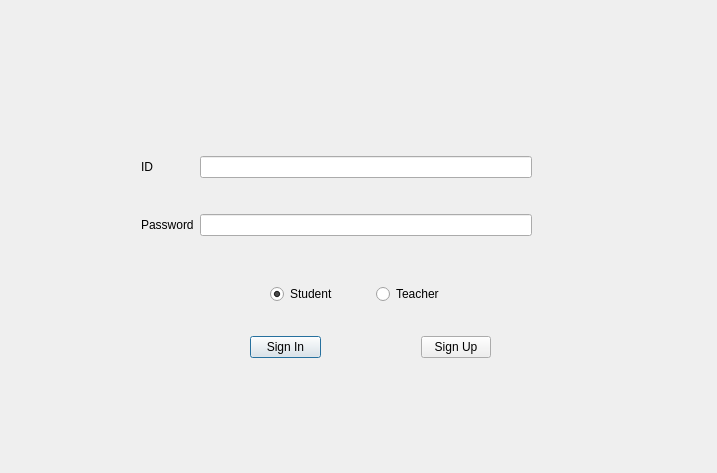
<?xml version="1.0" encoding="UTF-8"?>
<ui version="4.0">
 <class>Login</class>
 <widget class="QDialog" name="Login">
  <property name="geometry">
   <rect>
    <x>0</x>
    <y>0</y>
    <width>717</width>
    <height>473</height>
   </rect>
  </property>
  <property name="windowTitle">
   <string>Login</string>
  </property>
  <widget class="QWidget" name="">
   <property name="geometry">
    <rect>
     <x>270</x>
     <y>280</y>
     <width>206</width>
     <height>29</height>
    </rect>
   </property>
   <layout class="QHBoxLayout" name="horizontalLayout">
    <item>
     <widget class="QRadioButton" name="stuRadioButton">
      <property name="text">
       <string>Student</string>
      </property>
      <property name="checked">
       <bool>true</bool>
      </property>
     </widget>
    </item>
    <item>
     <widget class="QRadioButton" name="teaRadioButton">
      <property name="text">
       <string>Teacher</string>
      </property>
     </widget>
    </item>
   </layout>
  </widget>
  <widget class="QWidget" name="">
   <property name="geometry">
    <rect>
     <x>141</x>
     <y>126</y>
     <width>391</width>
     <height>141</height>
    </rect>
   </property>
   <layout class="QGridLayout" name="gridLayout">
    <item row="0" column="0">
     <widget class="QLabel" name="label">
      <property name="text">
       <string>ID</string>
      </property>
     </widget>
    </item>
    <item row="0" column="1">
     <widget class="QLineEdit" name="idLineEdit"/>
    </item>
    <item row="1" column="0">
     <widget class="QLabel" name="label_2">
      <property name="text">
       <string>Password</string>
      </property>
     </widget>
    </item>
    <item row="1" column="1">
     <widget class="QLineEdit" name="passwdLineEdit">
      <property name="text">
       <string/>
      </property>
      <property name="echoMode">
       <enum>QLineEdit::Password</enum>
      </property>
     </widget>
    </item>
   </layout>
  </widget>
  <widget class="QWidget" name="">
   <property name="geometry">
    <rect>
     <x>250</x>
     <y>330</y>
     <width>241</width>
     <height>34</height>
    </rect>
   </property>
   <layout class="QHBoxLayout" name="horizontalLayout_2">
    <property name="spacing">
     <number>100</number>
    </property>
    <item>
     <widget class="QPushButton" name="signInPushButton">
      <property name="text">
       <string>Sign In</string>
      </property>
     </widget>
    </item>
    <item>
     <widget class="QPushButton" name="signUpPushButton">
      <property name="enabled">
       <bool>true</bool>
      </property>
      <property name="text">
       <string>Sign Up</string>
      </property>
     </widget>
    </item>
   </layout>
  </widget>
 </widget>
 <resources/>
 <connections/>
</ui>
